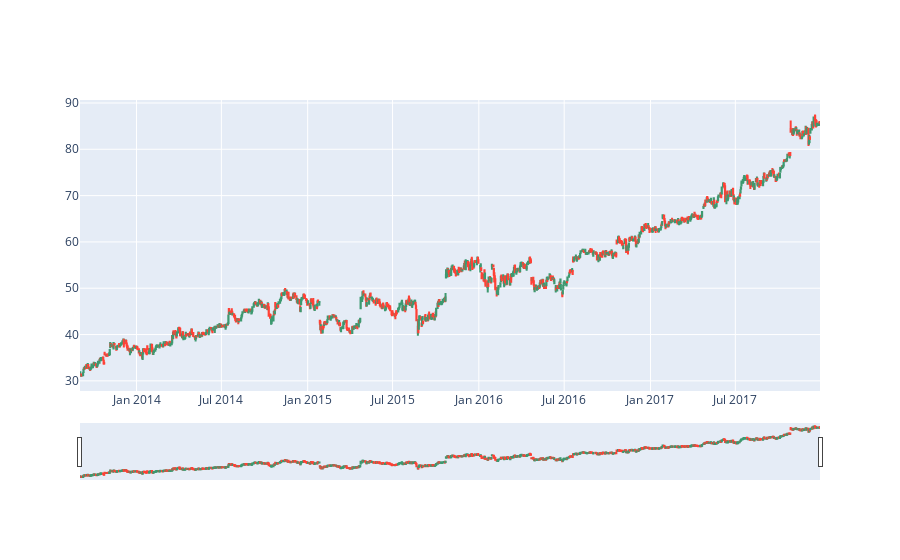

The cell this chart's notebook holds for it:
### Code cell
fig = go.Figure(data = go.Candlestick(x = msft.index,
                                     open = msft['Open'],
                                     high = msft['High'],
                                     low = msft['Low'],
                                     close = msft['Close']))
fig.show()

### Figure 1 — Plotly figure (JSON) as saved in the notebook; plotly's stock layout.template omitted (floating-point values rounded to 4 significant figures; data arrays with more than 128 entries replaced by an {"elided": "..."} marker saying what was removed)
{"data": [{"close": {"elided": "1090 float values"}, "high": {"elided": "1090 float values"}, "low": {"elided": "1090 float values"}, "open": {"elided": "1090 float values"}, "type": "candlestick", "x": {"elided": "1090 str values"}}], "layout": {}}
